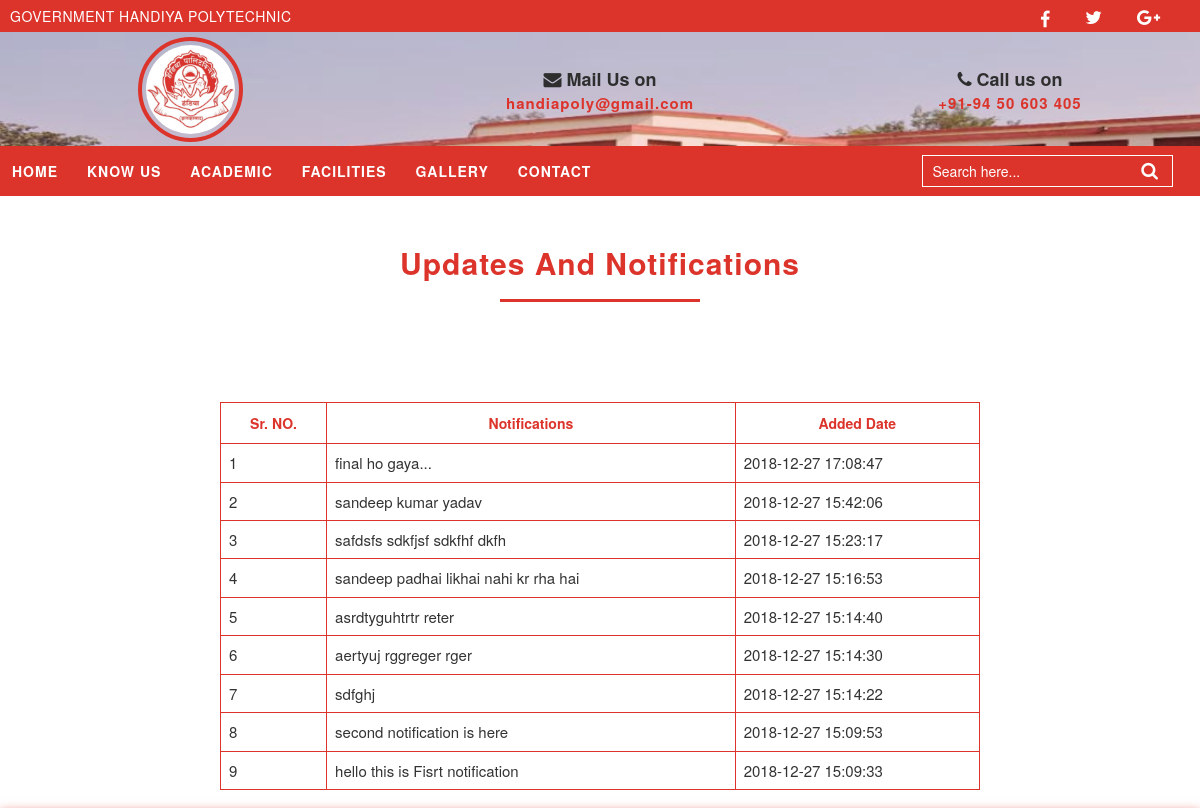
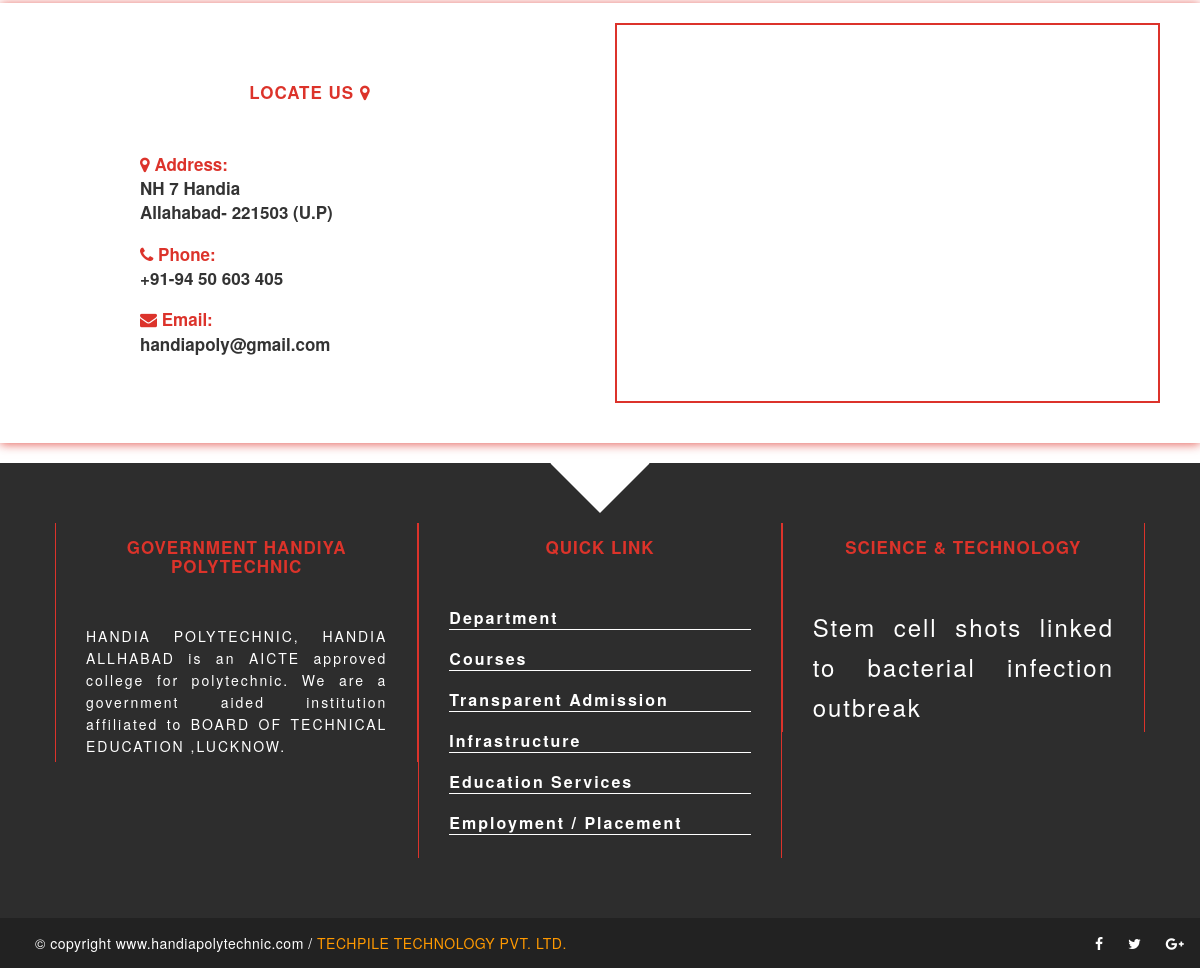
Screenshot of /notification.php with the database file from the repository (2 pictures, top to bottom).
### tables this page shows
CREATE TABLE `not_tbl` (
  `id` int(11) NOT NULL,
  `msg` longtext NOT NULL,
  `ad_date` datetime NOT NULL,
  `status` enum('active','block') NOT NULL
);

### notification.php (the view, shortened to what this page needs)
<!DOCTYPE html>
<html>
<head>
	<?php
		include('link.php');
	?>
</head>
<body>
	<?php
		include('mainhead.php');
	?>
<div class="row" style="margin-top: 50px;">
	<div class="col-sm-12 pagecontentdiv">
		<div class="col-sm-12">
			<h2>Updates And Notifications</h2>
			<hr class="mainunderline"/>
			<div class="col-sm-12">
				<div class="col-sm-1"></div>
				<div class="col-sm-10">
								<div class="row wow slideInLeft" data-wow-offset="10" data-wowiteration="10" style="padding-top: 50px;">
					<div class="8 wow slideInLeft" data-wow-offset="10" data-wowiteration="10">
						<table border="1px" cellpadding="5px;" style="width: 80%; margin-left: 50%; transform: translate(-50%);">
							<tr>
								<th>Sr. NO.</th>
								<th>Notifications</th>
								<th>Added Date</th>
							</tr>
							<?php
								include('connection.php');
								$sql="select * from not_tbl order by id desc";
								$res=mysqli_query($con,$sql);
								$a=1;
								while($row=mysqli_fetch_array($res))
								{
									?>
										<tr>
											<td><?php echo "$a"; ?></td>
											<td><?php echo $row['msg']; ?></td>
											<td><?php echo $row['ad_date']; ?></td>
										</tr>
									<?php
									$a++;
								}
							?>
						</table>
					</div>
			</div>
				</div>
				<div class="col-sm-2"></div>
			</div>
		</div>
	</div>
</div>
	<?php
		include('footer.php');
	?>
</body>
</html>

### link.php (shortened to what this page needs)
<link rel="stylesheet" type="text/css" href="css/bootstrap-theme.min.css"/>
<link rel="stylesheet" type="text/css" href="css/bootstrap.min.css"/>
<link rel="stylesheet" type="text/css" href="css/font-awesome.min.css"/>
<link rel="stylesheet" type="text/css" href="css/hover.css"/>
<link rel="stylesheet" type="text/css" href="css/animate.css"/>
<link rel="stylesheet" type="text/css" href="css/mystyle.css"/>

### mainhead.php (shortened to what this page needs)
		<div class="row menu_bar">
			<div class="col-sm-12 social_link">
			<div class="row">
				<div class="col-sm-10" style="color: #fff; text-transform: uppercase;">
					<p style="font-size: 14px; letter-spacing: .5px; position: relative; top: 4px; left: 10px;">Government Handiya Polytechnic</p>
				</div>
				<div class="col-sm-2 wow slideInLeft" data-wow-duration="2s" data-wowdelay="5s"">
					<a href="#" class="hvr-pulse-grow"><i class="fa fa-facebook hvr-pulse-grow"></i></a>
					<a href="#" class="hvr-pulse-grow"><i class="fa fa-twitter"></i></a>
					<a href="#" class="hvr-pulse-grow"><i class="fa fa-google-plus"></i></a>
				</div>
			</div>
			</div>
		</div>
	<div class="row top_ber" style="color: #fff; background: url(images/topmenu.jpg); background-repeat: no-repeat; background-size: 100% 330%;">
		 <div style="min-height:114px; width: 100%; background: rgba(220,51,43,.15); padding: 5px 0px;">
		 	<center>
			 	<div class="col-sm-4">
			 		<div style="height: 105px; width: 105px; border-radius: 50%; border: 4px solid #dc332b; padding-top: 4px;">
			 			<img class="wow flipInX" src="images/main_logo.png" height="89px" width="89px" style="border-radius: 50%;">
			 		</div>
			 	</div>
				 <div class="col-sm-4 wow slideInRight" style="padding-top: 30px;">
				 	<div>
				 		<span style="color: #2e2e2e; font-size: 18px; font-weight: 600;"><span class="fa fa-envelope"></span> Mail Us on</span><br/>
				 		<span style="color: #dc332b; font-size: 15px; font-weight: 600; letter-spacing: 1px;">handiapoly@gmail.com</span>
				 	</div>
				 </div>
				 <div class="col-sm-4 wow slideInRight" style="padding-top: 30px;">
				 	<div>
				 		<span style="color: #2e2e2e; font-size: 18px; font-weight: 600;"><span class="fa fa-phone"></span> Call us on</span><br/>
				 		<span style="color: #dc332b; font-size: 15px; font-weight: 600; letter-spacing: 1px;">+91-94 50 603 405</span>
				 	</div>
				 </div>
			 </center>
		 </div>
	</div>
<div class="row main_menu">
	<div class="col-sm-12">
		<div class="row" style="background:  rgba(220,51,43,0);">
			<div class="col-sm-9">
				<nav>
					<ul>
						<li><a href="index.php">Home</a></li>
						<li><a href="about.php">Know Us</a></li>
						<li><a href="academic.php">Academic</a></li>
						<li><a href="facilities.php">Facilities</a></li>
						<li><a href="gallery.php">Gallery</a></li>
						<li><a href="contact.php">contact</a></li>
					</ul>
				</nav>
			</div>
			<div class="col-sm-3 serchdiv">
				<form action="#" method="post">
					<input type="text" required="required" placeholder="Search here..." name="search_item"/>
					<label><input type="submit" name="sub" value="submit" style="display: none;"><span class="fa fa-search"></span></label>
				</form>
			</div>
		</div>
	</div>
</div>

### footer.php
	<div class="row contact">
		<div class="col-sm-6 addresh" style="padding: 50px 100px;">
			<h4>LOCATE US <span class="fa fa-map-marker"></span></h4>
				<div class="wow slideInLeft" data-wow-offset="10" data-wowiteration="10">
					<p><span class="fa fa-map-marker"></span> Address:</p>
					NH 7 Handia<br/>
					Allahabad- 221503 (U.P)
				</div>
				<div class="wow slideInLeft" data-wow-offset="10" data-wowiteration="10">
					<p><span class="fa fa-phone"></span> Phone:</p>
					+91-94 50 603 405
				</div>
				<div class="wow slideInLeft" data-wow-offset="10" data-wowiteration="10">
					<p><span class="fa fa-envelope"></span> Email:</p>
					handiapoly@gmail.com
				</div>
		</div>
		<div class="col-sm-6 map wow slideInLeft" data-wow-offset="10" data-wowiteration="10">
			<iframe src="https://www.google.com/maps/embed?pb=!1m18!1m12!1m3!1d3605.3304721249056!2d82.1987558145334!3d25.360238531290843!2m3!1f0!2f0!3f0!3m2!1i1024!2i768!4f13.1!3m3!1m2!1s0x39855609a51bf885%3A0x50bfff9f7a1c5ace!2sHandia+Polytechnic+Handia+Allahabad!5e0!3m2!1sen!2sin!4v1545685271226" width="99%" height="380px" frameborder="2" style="border:2px solid #dc332b; padding: 10px; " allowfullscreen></iframe>
		</div>
	</div>
<div class="row topfooter">
	<div class="col-sm-12">
		<div class="col-sm-12">
			<div class="col-sm-12">
				<div class="col-sm-12">
					<div class="col-sm-4 wow slideInRight" data-wow-offset="10" data-wowiteration="10">
						<h4>GOVERNMENT HANDIYA POLYTECHNIC</h4>
						<div>
							HANDIA POLYTECHNIC, HANDIA ALLHABAD is an AICTE approved college for polytechnic. We are a government aided institution affiliated to BOARD OF TECHNICAL EDUCATION ,LUCKNOW.
						</div>
					</div>
					<div class="col-sm-4 middiv wow rubberBand" data-wow-offset="10" data-wowiteration="10">
						<h4>QUICK LINK</h4>
						<ul>
							<li><a href="academic.php">Department</a></li>
							<li><a href="academic.php">Courses</a></li>
							<li><a href="academic.php">Transparent Admission</a></li>
							<li><a href="about.php">Infrastructure</a></li>
							<li><a href="facilities.php">Education Services</a></li>
							<li><a href="facilities.php">Employment / Placement</a></li>
						</ul>
					</div>
					<div class="col-sm-4 wow slideInLeft" data-wow-offset="10" data-wowiteration="10">
						<h4>SCIENCE & TECHNOLOGY</h4>
						<div style="font-size: 24px; letter-spacing: 2px; line-height: 40px;">
							Stem cell shots linked to bacterial infection outbreak
						</div>
					</div>
				</div>
			</div>
		</div>
	</div>
</div>
<div class="row bottomfooter">
	<div class="col-sm-10" style="padding-left: 50px;">
		<span>&copy; copyright www.handiapolytechnic.com / <span><a href="https://www.techpile.in" target="_blank">TECHPILE TECHNOLOGY PVT. LTD.</a></span></span>
	</div>
	<div class="col-sm-2">
		<div style="padding-left: 50px;">
			<span class="fa fa-facebook"></span>
			<span class="fa fa-twitter"></span>
			<span class="fa fa-google-plus"></span>
		</div>
	</div>
</div>

### css/mystyle.css (style rules this page uses)
body { overflow-x: hidden; }
.menu_bar { background: #dc332b; padding-top: 2px; }
.social_link { background: #dc332b; font-size: 18px; }
.social_link a { color: #fff; padding: 2px 15px; }
.main_menu { position: sticky; top: 3px; background: #dc332b; z-index: 100; }
.main_menu nav { height: 50px; padding:15px 0px; letter-spacing: 1px; text-transform: uppercase; }
.main_menu nav ul { list-style: none; margin: 0; padding: 0; }
.main_menu nav ul li { display: inline-block; }
.main_menu nav ul li a { color: #fff; font-weight: 600; padding: 0 12px; transition:all ease .5s; }
.serchdiv { padding-top: 10px; }
.serchdiv input[type='text'] { background: transparent; outline: none; border: none; padding: 10px; outline: 1px solid #fff; height: 30px; width: 90%; margin-bottom: 10px; }
.serchdiv input[type='text']::placeholder { color: white; }
.serchdiv span { color: #fff; font-size: 18px; position: relative; right: 35px; cursor: pointer; }
.detailsdiv h2, .calenderdiv h2, .pagecontentdiv h2 { color: #dc332b; letter-spacing: 1px; font-weight: 600; padding: 0; margin: 0; text-align: center; display: block; }
.detailsdiv .mainunderline, .calenderdiv .mainunderline, .pagecontentdiv .mainunderline { height: 3px; width: 200px; background: #dc332b; border: none; margin-bottom: 50px; }
.contact { box-shadow: 0 1px 10px rgba(220,51,43,.8); padding: 20px; margin: 20px 0; z-index: 10; }
.contact .map { border-radius: 20px; }
.contact .addresh div { margin-bottom: 17px; font-size: 17px; font-weight: 600; padding-left: 20px; }
.contact .addresh p { margin: 0; padding: 0; color: #dc332b; cursor: pointer; }
.topfooter { min-height: 50px; background: #2d2d2d; letter-spacing: 2px; font-size: 14px; line-height: 22px; padding: 60px 10px; color: #fff; text-align: justify; position: relative; overflow: hidden; }
.topfooter h4, .contact h4 { color: #dc332a; font-size: 17px; font-weight: 750; letter-spacing: 1px; text-align: center; margin-bottom: 50px; }
.topfooter .col-sm-4 { border-left: 1px solid #dc332b; border-right: 1px solid #dc332b; padding: 5px 30px; }
.middiv ul { margin: 0; padding: 0; list-style: none; }
.middiv ul li { border-bottom: 1px solid #fff; margin-bottom: 18px; }
.middiv ul li a { color: #fff; font-weight: 600; font-size: 16px; }
.topfooter:before { content: ''; height: 70px; width: 70px; background: #fff; display: block; position: absolute; left: 50%; transform: translate(-50%, -135%) rotate(45deg); }
.bottomfooter { background: #222222; letter-spacing: .5px; min-height: 50px; font-size: 14px; color: #fff; line-height: 50px; }
.bottomfooter a { color: #ff9900; }
.bottomfooter .col-sm-2 span { padding-left: 20px; }

### notification.php (style rules this page uses)
table { border: 1px solid #dc332b; }
table tr th { color: #dc332b; text-align: center; padding: 10px; }
table tr td { padding: 8px; font-size: 15px; }

### rows the page displays
not_tbl: msg "final ho gaya...", ad_date "2018-12-27 17:08:47"
not_tbl: msg "sandeep kumar yadav", ad_date "2018-12-27 15:42:06"
not_tbl: msg "safdsfs sdkfjsf sdkfhf dkfh", ad_date "2018-12-27 15:23:17"
not_tbl: msg "sandeep padhai likhai nahi kr rha hai", ad_date "2018-12-27 15:16:53"
not_tbl: msg "asrdtyguhtrtr reter", ad_date "2018-12-27 15:14:40"
not_tbl: msg "aertyuj rggreger rger", ad_date "2018-12-27 15:14:30"
not_tbl: msg "sdfghj", ad_date "2018-12-27 15:14:22"
not_tbl: msg "second notification is here", ad_date "2018-12-27 15:09:53"
not_tbl: msg "hello this is Fisrt notification", ad_date "2018-12-27 15:09:33"
